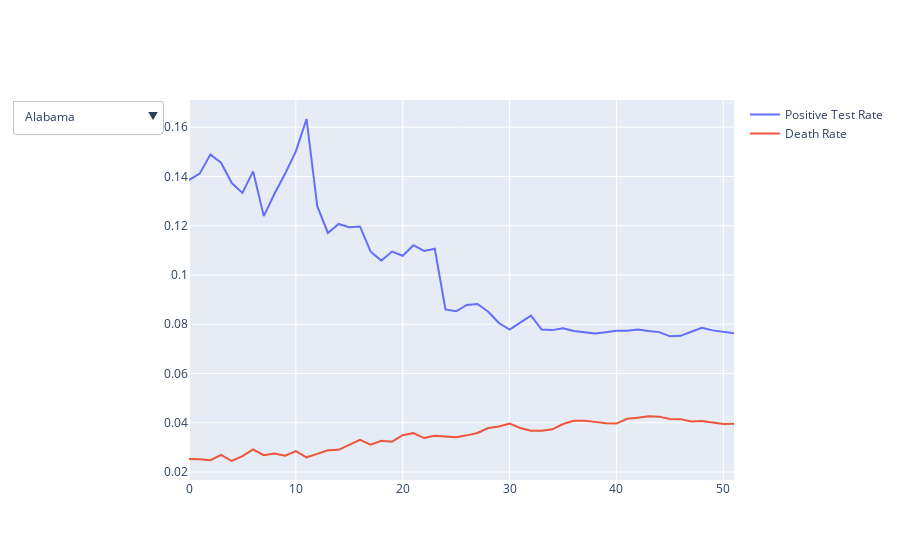

The notebook cell this image was saved under:
### Code cell
since_100_states['death_rate'] = since_100_states['deaths'] / since_100_states['cases']
since_100_states['positive_test_rate'] = since_100_states['positive'] / since_100_states['total']

gofig = go.Figure()
x = x = since_100_states.loc[since_100_states.state=="Alabama", 'day25'].values
y = since_100_states.loc[since_100_states.state=="Alabama", 'positive_test_rate'].values
y2 = since_100_states.loc[since_100_states.state=="Alabama", 'death_rate'].values
gofig.add_trace(go.Scatter(x=x, y=y, visible=True, name="Positive Test Rate"))
gofig.add_trace(go.Scatter(x=x, y=y2, visible=True, name="Death Rate"))

updateMenu = []
updateButton = []
for state in np.sort(since_100_states.state.unique()):
    updateButton.append(dict(method='restyle',
                        label=state,
                        visible=True,
                        args=[{'y':[since_100_states.loc[since_100_states.state==state, 'positive_test_rate'].values, since_100_states.loc[since_100_states.state==state, 'death_rate'].values],
                               'type':'scatter'}, [0, 1]],
                        )
                  )
myMenu = dict()
updateMenu.append(myMenu)
updateMenu[0]['buttons'] = updateButton
updateMenu[0]['direction'] = 'down'
updateMenu[0]['showactive'] = True
gofig.update_layout(showlegend=True, updatemenus=updateMenu)
gofig.show()
gofig.write_html('state_positive_test_rate.html')
